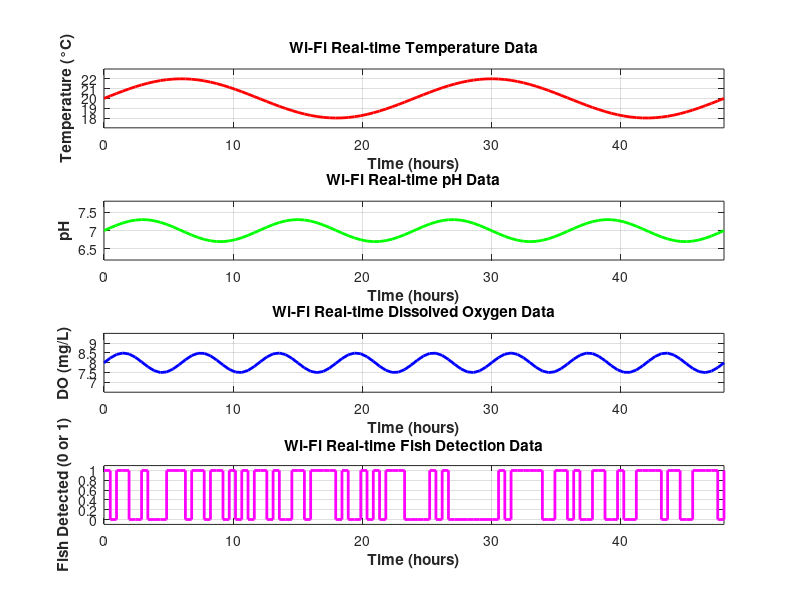

This chart was generated by the following MATLAB code:
% Define the time vector and simulated sensor data
time = linspace(0, 48, 100); % Simulate 48 hours with 100 time points
temperature = 20 + 2*sin(2*pi*time/24); % Example temperature data (°C)
pH = 7 + 0.3*sin(2*pi*time/12); % Example pH data
dissolved_oxygen = 8 + 0.5*sin(2*pi*time/6); % Example DO data (mg/L)

% Initialize arrays to save results for Wi-Fi
saved_time_wifi = time;
saved_temperature_wifi = temperature;
saved_pH_wifi = pH;
saved_dissolved_oxygen_wifi = dissolved_oxygen;
saved_fish_detected_wifi = zeros(1, length(time));

% Wi-Fi Protocol Simulation
delay_wifi = 0.1; % Simulate Wi-Fi protocol delay (seconds)

figure;
set(gcf, 'Position', get(0, 'Screensize'));
set(gcf, 'Color', [0.95 0.95 0.95]); % Light gray background

for t = 1:length(time)
    % Simulate fish detection (0 = no fish detected, 1 = fish detected)
    saved_fish_detected_wifi(t) = randi([0, 1]);

    % Print simulated data streaming for Wi-Fi
    fprintf('Streaming Data to Cloud (Wi-Fi) at Time: %.1f hours\n', time(t));
    fprintf('Temperature: %.2f °C, pH: %.2f, Dissolved Oxygen: %.2f mg/L, Fish Detected: %d\n', ...
            temperature(t), pH(t), dissolved_oxygen(t), saved_fish_detected_wifi(t));

    % Update plots for Wi-Fi
    subplot(4,1,1);
    plot(time(1:t), temperature(1:t), 'r', 'LineWidth', 2);
    title('Wi-Fi Real-time Temperature Data', 'FontWeight', 'bold');
    xlabel('Time (hours)', 'FontWeight', 'bold');
    ylabel('Temperature (°C)', 'FontWeight', 'bold');
    xlim([0, 48]);
    ylim([min(temperature)-1, max(temperature)+1]);
    grid on;

    subplot(4,1,2);
    plot(time(1:t), pH(1:t), 'g', 'LineWidth', 2);
    title('Wi-Fi Real-time pH Data', 'FontWeight', 'bold');
    xlabel('Time (hours)', 'FontWeight', 'bold');
    ylabel('pH', 'FontWeight', 'bold');
    xlim([0, 48]);
    ylim([min(pH)-0.5, max(pH)+0.5]);
    grid on;

    subplot(4,1,3);
    plot(time(1:t), dissolved_oxygen(1:t), 'b', 'LineWidth', 2);
    title('Wi-Fi Real-time Dissolved Oxygen Data', 'FontWeight', 'bold');
    xlabel('Time (hours)', 'FontWeight', 'bold');
    ylabel('DO (mg/L)', 'FontWeight', 'bold');
    xlim([0, 48]);
    ylim([min(dissolved_oxygen)-1, max(dissolved_oxygen)+1]);
    grid on;

    subplot(4,1,4);
    stairs(time(1:t), saved_fish_detected_wifi(1:t), 'm', 'LineWidth', 2);
    title('Wi-Fi Real-time Fish Detection Data', 'FontWeight', 'bold');
    xlabel('Time (hours)', 'FontWeight', 'bold');
    ylabel('Fish Detected (0 or 1)', 'FontWeight', 'bold');
    xlim([0, 48]);
    ylim([-0.1, 1.1]);
    grid on;
    
    drawnow; % Update plots in real-time
    pause(delay_wifi); % Simulate Wi-Fi protocol delay
end

% Save results to a .mat file
save('sensor_data_wifi.mat', 'saved_time_wifi', 'saved_temperature_wifi', 'saved_pH_wifi', 'saved_dissolved_oxygen_wifi', 'saved_fish_detected_wifi');
